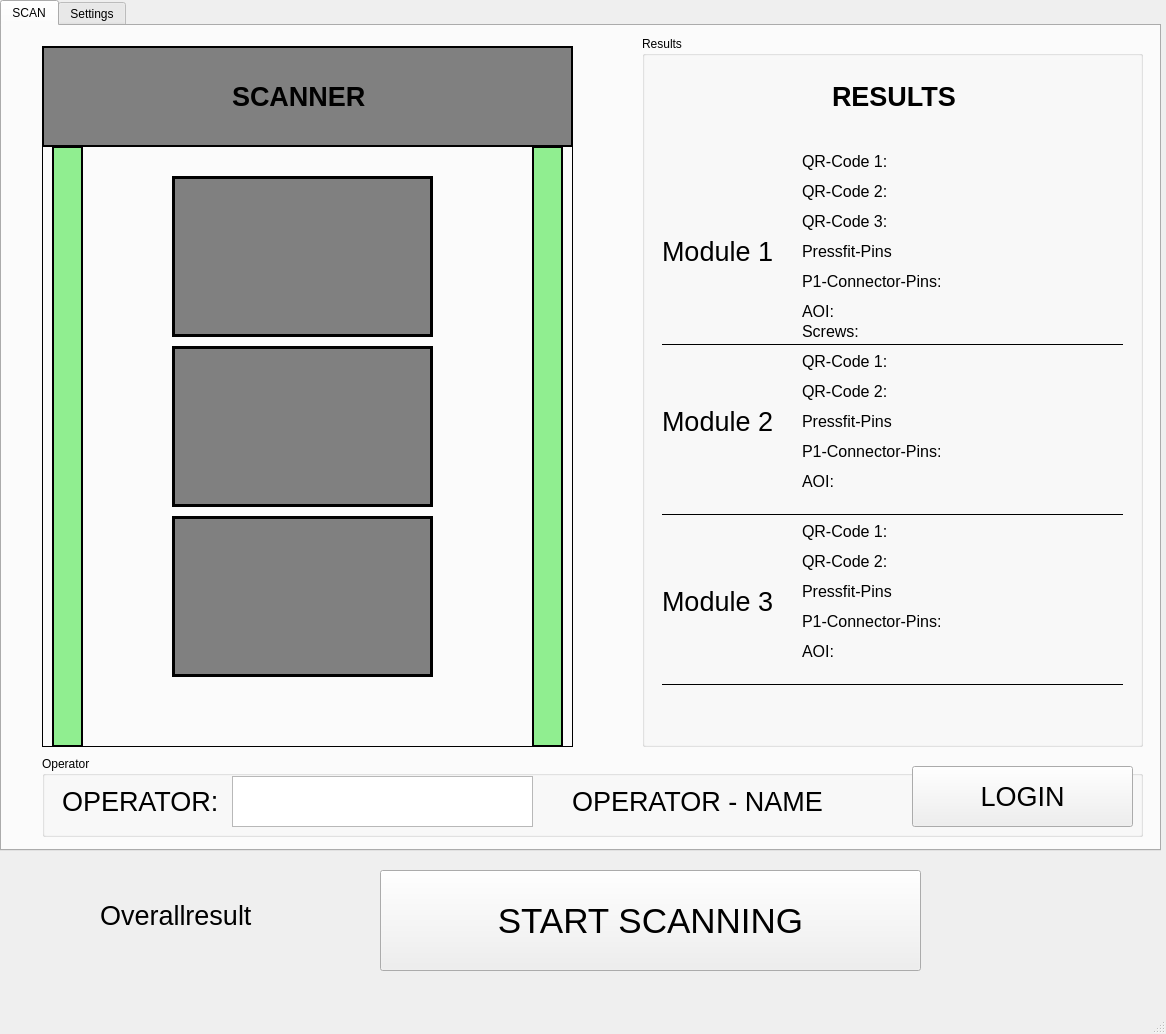
<?xml version="1.0" encoding="UTF-8"?>
<ui version="4.0">
 <class>MainWindow</class>
 <widget class="QMainWindow" name="MainWindow">
  <property name="geometry">
   <rect>
    <x>0</x>
    <y>0</y>
    <width>1166</width>
    <height>1034</height>
   </rect>
  </property>
  <property name="windowTitle">
   <string>Alpitronic ModuleSCAN</string>
  </property>
  <property name="styleSheet">
   <string notr="true"/>
  </property>
  <widget class="QWidget" name="centralwidget">
   <widget class="QTabWidget" name="tabWidget">
    <property name="geometry">
     <rect>
      <x>0</x>
      <y>0</y>
      <width>1161</width>
      <height>851</height>
     </rect>
    </property>
    <property name="currentIndex">
     <number>0</number>
    </property>
    <widget class="QWidget" name="tab_scan">
     <attribute name="title">
      <string>SCAN</string>
     </attribute>
     <widget class="QLabel" name="label_box_light_curtain_right">
      <property name="geometry">
       <rect>
        <x>530</x>
        <y>120</y>
        <width>31</width>
        <height>601</height>
       </rect>
      </property>
      <property name="styleSheet">
       <string notr="true">background-color: lightgreen
</string>
      </property>
      <property name="frameShape">
       <enum>QFrame::Box</enum>
      </property>
      <property name="lineWidth">
       <number>2</number>
      </property>
      <property name="text">
       <string/>
      </property>
     </widget>
     <widget class="QLabel" name="Camera_3">
      <property name="geometry">
       <rect>
        <x>170</x>
        <y>490</y>
        <width>261</width>
        <height>161</height>
       </rect>
      </property>
      <property name="font">
       <font>
        <pointsize>27</pointsize>
       </font>
      </property>
      <property name="styleSheet">
       <string notr="true">background-color: grey</string>
      </property>
      <property name="frameShape">
       <enum>QFrame::Box</enum>
      </property>
      <property name="lineWidth">
       <number>3</number>
      </property>
      <property name="text">
       <string/>
      </property>
      <property name="alignment">
       <set>Qt::AlignCenter</set>
      </property>
     </widget>
     <widget class="Line" name="line_3">
      <property name="geometry">
       <rect>
        <x>560</x>
        <y>120</y>
        <width>20</width>
        <height>601</height>
       </rect>
      </property>
      <property name="frameShadow">
       <enum>QFrame::Plain</enum>
      </property>
      <property name="orientation">
       <enum>Qt::Vertical</enum>
      </property>
     </widget>
     <widget class="Line" name="line_2">
      <property name="geometry">
       <rect>
        <x>30</x>
        <y>120</y>
        <width>20</width>
        <height>601</height>
       </rect>
      </property>
      <property name="frameShadow">
       <enum>QFrame::Plain</enum>
      </property>
      <property name="orientation">
       <enum>Qt::Vertical</enum>
      </property>
     </widget>
     <widget class="QLabel" name="label_box_Module_4">
      <property name="geometry">
       <rect>
        <x>40</x>
        <y>20</y>
        <width>531</width>
        <height>101</height>
       </rect>
      </property>
      <property name="styleSheet">
       <string notr="true">background-color: grey
</string>
      </property>
      <property name="frameShape">
       <enum>QFrame::Box</enum>
      </property>
      <property name="lineWidth">
       <number>2</number>
      </property>
      <property name="text">
       <string/>
      </property>
     </widget>
     <widget class="QLabel" name="label_box_light_curtain_left">
      <property name="geometry">
       <rect>
        <x>50</x>
        <y>120</y>
        <width>31</width>
        <height>601</height>
       </rect>
      </property>
      <property name="styleSheet">
       <string notr="true">background-color: lightgreen
</string>
      </property>
      <property name="frameShape">
       <enum>QFrame::Box</enum>
      </property>
      <property name="lineWidth">
       <number>2</number>
      </property>
      <property name="text">
       <string/>
      </property>
     </widget>
     <widget class="QLabel" name="Camera_1">
      <property name="geometry">
       <rect>
        <x>170</x>
        <y>150</y>
        <width>261</width>
        <height>161</height>
       </rect>
      </property>
      <property name="font">
       <font>
        <pointsize>27</pointsize>
       </font>
      </property>
      <property name="styleSheet">
       <string notr="true">background-color: grey</string>
      </property>
      <property name="frameShape">
       <enum>QFrame::Box</enum>
      </property>
      <property name="lineWidth">
       <number>3</number>
      </property>
      <property name="text">
       <string/>
      </property>
      <property name="alignment">
       <set>Qt::AlignCenter</set>
      </property>
     </widget>
     <widget class="QLabel" name="label_text_Scanner">
      <property name="enabled">
       <bool>true</bool>
      </property>
      <property name="geometry">
       <rect>
        <x>230</x>
        <y>60</y>
        <width>151</width>
        <height>21</height>
       </rect>
      </property>
      <property name="font">
       <font>
        <pointsize>20</pointsize>
        <weight>75</weight>
        <bold>true</bold>
       </font>
      </property>
      <property name="focusPolicy">
       <enum>Qt::NoFocus</enum>
      </property>
      <property name="text">
       <string>SCANNER</string>
      </property>
     </widget>
     <widget class="Line" name="line">
      <property name="geometry">
       <rect>
        <x>40</x>
        <y>710</y>
        <width>531</width>
        <height>21</height>
       </rect>
      </property>
      <property name="frameShadow">
       <enum>QFrame::Plain</enum>
      </property>
      <property name="orientation">
       <enum>Qt::Horizontal</enum>
      </property>
     </widget>
     <widget class="QLabel" name="Camera_2">
      <property name="geometry">
       <rect>
        <x>170</x>
        <y>320</y>
        <width>261</width>
        <height>161</height>
       </rect>
      </property>
      <property name="font">
       <font>
        <pointsize>27</pointsize>
       </font>
      </property>
      <property name="styleSheet">
       <string notr="true">background-color: grey</string>
      </property>
      <property name="frameShape">
       <enum>QFrame::Box</enum>
      </property>
      <property name="lineWidth">
       <number>3</number>
      </property>
      <property name="text">
       <string/>
      </property>
      <property name="alignment">
       <set>Qt::AlignCenter</set>
      </property>
     </widget>
     <widget class="QGroupBox" name="groupBox_result">
      <property name="geometry">
       <rect>
        <x>640</x>
        <y>10</y>
        <width>501</width>
        <height>711</height>
       </rect>
      </property>
      <property name="title">
       <string>Results</string>
      </property>
      <widget class="QLabel" name="label_text_result">
       <property name="enabled">
        <bool>true</bool>
       </property>
       <property name="geometry">
        <rect>
         <x>190</x>
         <y>50</y>
         <width>131</width>
         <height>21</height>
        </rect>
       </property>
       <property name="font">
        <font>
         <pointsize>20</pointsize>
         <weight>75</weight>
         <bold>true</bold>
        </font>
       </property>
       <property name="focusPolicy">
        <enum>Qt::NoFocus</enum>
       </property>
       <property name="text">
        <string>RESULTS</string>
       </property>
      </widget>
      <widget class="QLabel" name="label_text_Cam_2">
       <property name="geometry">
        <rect>
         <x>20</x>
         <y>200</y>
         <width>131</width>
         <height>31</height>
        </rect>
       </property>
       <property name="font">
        <font>
         <pointsize>20</pointsize>
        </font>
       </property>
       <property name="text">
        <string>Module 1</string>
       </property>
      </widget>
      <widget class="QLabel" name="label_text_Cam_3">
       <property name="geometry">
        <rect>
         <x>20</x>
         <y>370</y>
         <width>131</width>
         <height>31</height>
        </rect>
       </property>
       <property name="font">
        <font>
         <pointsize>20</pointsize>
        </font>
       </property>
       <property name="text">
        <string>Module 2</string>
       </property>
      </widget>
      <widget class="QLabel" name="label_text_Cam_4">
       <property name="geometry">
        <rect>
         <x>20</x>
         <y>550</y>
         <width>131</width>
         <height>31</height>
        </rect>
       </property>
       <property name="font">
        <font>
         <pointsize>20</pointsize>
        </font>
       </property>
       <property name="text">
        <string>Module 3</string>
       </property>
      </widget>
      <widget class="QLabel" name="label_text_qr">
       <property name="geometry">
        <rect>
         <x>160</x>
         <y>110</y>
         <width>91</width>
         <height>31</height>
        </rect>
       </property>
       <property name="font">
        <font>
         <pointsize>12</pointsize>
        </font>
       </property>
       <property name="text">
        <string>QR-Code 1:</string>
       </property>
      </widget>
      <widget class="QLabel" name="label_text_qr_2">
       <property name="geometry">
        <rect>
         <x>160</x>
         <y>140</y>
         <width>91</width>
         <height>31</height>
        </rect>
       </property>
       <property name="font">
        <font>
         <pointsize>12</pointsize>
        </font>
       </property>
       <property name="text">
        <string>QR-Code 2:</string>
       </property>
      </widget>
      <widget class="QLabel" name="label_text_qr_3">
       <property name="geometry">
        <rect>
         <x>160</x>
         <y>200</y>
         <width>91</width>
         <height>31</height>
        </rect>
       </property>
       <property name="font">
        <font>
         <pointsize>12</pointsize>
        </font>
       </property>
       <property name="text">
        <string>Pressfit-Pins:</string>
       </property>
      </widget>
      <widget class="QLabel" name="label_text_qr_4">
       <property name="geometry">
        <rect>
         <x>160</x>
         <y>230</y>
         <width>151</width>
         <height>31</height>
        </rect>
       </property>
       <property name="font">
        <font>
         <pointsize>12</pointsize>
        </font>
       </property>
       <property name="text">
        <string>P1-Connector-Pins:</string>
       </property>
      </widget>
      <widget class="QLabel" name="label_text_qr_5">
       <property name="geometry">
        <rect>
         <x>160</x>
         <y>260</y>
         <width>91</width>
         <height>31</height>
        </rect>
       </property>
       <property name="font">
        <font>
         <pointsize>12</pointsize>
        </font>
       </property>
       <property name="text">
        <string>AOI:</string>
       </property>
      </widget>
      <widget class="Line" name="line_4">
       <property name="geometry">
        <rect>
         <x>20</x>
         <y>300</y>
         <width>461</width>
         <height>16</height>
        </rect>
       </property>
       <property name="frameShadow">
        <enum>QFrame::Plain</enum>
       </property>
       <property name="orientation">
        <enum>Qt::Horizontal</enum>
       </property>
      </widget>
      <widget class="QLabel" name="label_text_qr_6">
       <property name="geometry">
        <rect>
         <x>160</x>
         <y>310</y>
         <width>91</width>
         <height>31</height>
        </rect>
       </property>
       <property name="font">
        <font>
         <pointsize>12</pointsize>
        </font>
       </property>
       <property name="text">
        <string>QR-Code 1:</string>
       </property>
      </widget>
      <widget class="Line" name="line_5">
       <property name="geometry">
        <rect>
         <x>20</x>
         <y>470</y>
         <width>461</width>
         <height>16</height>
        </rect>
       </property>
       <property name="frameShadow">
        <enum>QFrame::Plain</enum>
       </property>
       <property name="orientation">
        <enum>Qt::Horizontal</enum>
       </property>
      </widget>
      <widget class="QLabel" name="label_text_qr_7">
       <property name="geometry">
        <rect>
         <x>160</x>
         <y>370</y>
         <width>91</width>
         <height>31</height>
        </rect>
       </property>
       <property name="font">
        <font>
         <pointsize>12</pointsize>
        </font>
       </property>
       <property name="text">
        <string>Pressfit-Pins:</string>
       </property>
      </widget>
      <widget class="QLabel" name="label_text_qr_8">
       <property name="geometry">
        <rect>
         <x>160</x>
         <y>400</y>
         <width>151</width>
         <height>31</height>
        </rect>
       </property>
       <property name="font">
        <font>
         <pointsize>12</pointsize>
        </font>
       </property>
       <property name="text">
        <string>P1-Connector-Pins:</string>
       </property>
      </widget>
      <widget class="QLabel" name="label_text_qr_9">
       <property name="geometry">
        <rect>
         <x>160</x>
         <y>340</y>
         <width>91</width>
         <height>31</height>
        </rect>
       </property>
       <property name="font">
        <font>
         <pointsize>12</pointsize>
        </font>
       </property>
       <property name="text">
        <string>QR-Code 2:</string>
       </property>
      </widget>
      <widget class="QLabel" name="label_text_qr_10">
       <property name="geometry">
        <rect>
         <x>160</x>
         <y>430</y>
         <width>91</width>
         <height>31</height>
        </rect>
       </property>
       <property name="font">
        <font>
         <pointsize>12</pointsize>
        </font>
       </property>
       <property name="text">
        <string>AOI:</string>
       </property>
      </widget>
      <widget class="QLabel" name="label_text_qr_11">
       <property name="geometry">
        <rect>
         <x>160</x>
         <y>480</y>
         <width>91</width>
         <height>31</height>
        </rect>
       </property>
       <property name="font">
        <font>
         <pointsize>12</pointsize>
        </font>
       </property>
       <property name="text">
        <string>QR-Code 1:</string>
       </property>
      </widget>
      <widget class="Line" name="line_6">
       <property name="geometry">
        <rect>
         <x>20</x>
         <y>640</y>
         <width>461</width>
         <height>16</height>
        </rect>
       </property>
       <property name="frameShadow">
        <enum>QFrame::Plain</enum>
       </property>
       <property name="orientation">
        <enum>Qt::Horizontal</enum>
       </property>
      </widget>
      <widget class="QLabel" name="label_text_qr_12">
       <property name="geometry">
        <rect>
         <x>160</x>
         <y>540</y>
         <width>91</width>
         <height>31</height>
        </rect>
       </property>
       <property name="font">
        <font>
         <pointsize>12</pointsize>
        </font>
       </property>
       <property name="text">
        <string>Pressfit-Pins:</string>
       </property>
      </widget>
      <widget class="QLabel" name="label_text_qr_13">
       <property name="geometry">
        <rect>
         <x>160</x>
         <y>570</y>
         <width>151</width>
         <height>31</height>
        </rect>
       </property>
       <property name="font">
        <font>
         <pointsize>12</pointsize>
        </font>
       </property>
       <property name="text">
        <string>P1-Connector-Pins:</string>
       </property>
      </widget>
      <widget class="QLabel" name="label_text_qr_14">
       <property name="geometry">
        <rect>
         <x>160</x>
         <y>510</y>
         <width>91</width>
         <height>31</height>
        </rect>
       </property>
       <property name="font">
        <font>
         <pointsize>12</pointsize>
        </font>
       </property>
       <property name="text">
        <string>QR-Code 2:</string>
       </property>
      </widget>
      <widget class="QLabel" name="label_text_qr_15">
       <property name="geometry">
        <rect>
         <x>160</x>
         <y>600</y>
         <width>91</width>
         <height>31</height>
        </rect>
       </property>
       <property name="font">
        <font>
         <pointsize>12</pointsize>
        </font>
       </property>
       <property name="text">
        <string>AOI:</string>
       </property>
      </widget>
      <widget class="QLabel" name="label_text_qr_16">
       <property name="geometry">
        <rect>
         <x>160</x>
         <y>170</y>
         <width>91</width>
         <height>31</height>
        </rect>
       </property>
       <property name="font">
        <font>
         <pointsize>12</pointsize>
        </font>
       </property>
       <property name="text">
        <string>QR-Code 3:</string>
       </property>
      </widget>
      <widget class="QLabel" name="label_text_qr_17">
       <property name="geometry">
        <rect>
         <x>160</x>
         <y>280</y>
         <width>91</width>
         <height>31</height>
        </rect>
       </property>
       <property name="font">
        <font>
         <pointsize>12</pointsize>
        </font>
       </property>
       <property name="text">
        <string>Screws:</string>
       </property>
      </widget>
     </widget>
     <widget class="QGroupBox" name="groupBox_operator">
      <property name="geometry">
       <rect>
        <x>40</x>
        <y>730</y>
        <width>1101</width>
        <height>81</height>
       </rect>
      </property>
      <property name="title">
       <string>Operator</string>
      </property>
      <widget class="QPushButton" name="pushButton_LOGIN_LOGOUT">
       <property name="geometry">
        <rect>
         <x>870</x>
         <y>10</y>
         <width>221</width>
         <height>61</height>
        </rect>
       </property>
       <property name="font">
        <font>
         <pointsize>20</pointsize>
        </font>
       </property>
       <property name="text">
        <string>LOGIN</string>
       </property>
      </widget>
      <widget class="QLabel" name="label_text_WorkerID">
       <property name="geometry">
        <rect>
         <x>20</x>
         <y>30</y>
         <width>251</width>
         <height>31</height>
        </rect>
       </property>
       <property name="font">
        <font>
         <pointsize>20</pointsize>
        </font>
       </property>
       <property name="text">
        <string>OPERATOR:</string>
       </property>
      </widget>
      <widget class="QPlainTextEdit" name="plainTextEdit_operator">
       <property name="geometry">
        <rect>
         <x>190</x>
         <y>20</y>
         <width>301</width>
         <height>51</height>
        </rect>
       </property>
       <property name="font">
        <font>
         <pointsize>20</pointsize>
        </font>
       </property>
      </widget>
      <widget class="QLabel" name="label_text_WorkerName">
       <property name="geometry">
        <rect>
         <x>530</x>
         <y>30</y>
         <width>341</width>
         <height>31</height>
        </rect>
       </property>
       <property name="font">
        <font>
         <pointsize>20</pointsize>
        </font>
       </property>
       <property name="text">
        <string>OPERATOR - NAME</string>
       </property>
      </widget>
     </widget>
    </widget>
    <widget class="QWidget" name="tab_settings">
     <attribute name="title">
      <string>Settings</string>
     </attribute>
     <widget class="QGroupBox" name="groupBox_liveview">
      <property name="geometry">
       <rect>
        <x>680</x>
        <y>20</y>
        <width>441</width>
        <height>711</height>
       </rect>
      </property>
      <property name="title">
       <string>Live view</string>
      </property>
      <widget class="QLabel" name="label_text_system">
       <property name="enabled">
        <bool>true</bool>
       </property>
       <property name="geometry">
        <rect>
         <x>100</x>
         <y>40</y>
         <width>121</width>
         <height>21</height>
        </rect>
       </property>
       <property name="font">
        <font>
         <pointsize>20</pointsize>
         <weight>75</weight>
         <bold>true</bold>
        </font>
       </property>
       <property name="focusPolicy">
        <enum>Qt::NoFocus</enum>
       </property>
       <property name="text">
        <string>SYSTEM</string>
       </property>
      </widget>
      <widget class="QLabel" name="label_text_Cam_1">
       <property name="geometry">
        <rect>
         <x>20</x>
         <y>110</y>
         <width>131</width>
         <height>31</height>
        </rect>
       </property>
       <property name="font">
        <font>
         <pointsize>20</pointsize>
        </font>
       </property>
       <property name="text">
        <string>Camera 1:</string>
       </property>
      </widget>
      <widget class="QLabel" name="label_text_Cam1">
       <property name="geometry">
        <rect>
         <x>20</x>
         <y>150</y>
         <width>131</width>
         <height>31</height>
        </rect>
       </property>
       <property name="font">
        <font>
         <pointsize>20</pointsize>
        </font>
       </property>
       <property name="text">
        <string>Camera 2:</string>
       </property>
      </widget>
      <widget class="QLabel" name="label_text_Cam1_2">
       <property name="geometry">
        <rect>
         <x>20</x>
         <y>190</y>
         <width>131</width>
         <height>31</height>
        </rect>
       </property>
       <property name="font">
        <font>
         <pointsize>20</pointsize>
        </font>
       </property>
       <property name="text">
        <string>Camera 3:</string>
       </property>
      </widget>
      <widget class="QLabel" name="label_text_Cam1_4">
       <property name="geometry">
        <rect>
         <x>20</x>
         <y>270</y>
         <width>181</width>
         <height>31</height>
        </rect>
       </property>
       <property name="font">
        <font>
         <pointsize>20</pointsize>
        </font>
       </property>
       <property name="text">
        <string>Network 1:</string>
       </property>
      </widget>
      <widget class="QLabel" name="label_text_Cam1_5">
       <property name="geometry">
        <rect>
         <x>20</x>
         <y>310</y>
         <width>181</width>
         <height>31</height>
        </rect>
       </property>
       <property name="font">
        <font>
         <pointsize>20</pointsize>
        </font>
       </property>
       <property name="text">
        <string>Network 2:</string>
       </property>
      </widget>
      <widget class="QLabel" name="label_text_Cam1_6">
       <property name="geometry">
        <rect>
         <x>20</x>
         <y>350</y>
         <width>181</width>
         <height>31</height>
        </rect>
       </property>
       <property name="font">
        <font>
         <pointsize>20</pointsize>
        </font>
       </property>
       <property name="text">
        <string>Control-Unit:</string>
       </property>
      </widget>
      <widget class="QLabel" name="label_text_Cam1_7">
       <property name="geometry">
        <rect>
         <x>20</x>
         <y>390</y>
         <width>181</width>
         <height>31</height>
        </rect>
       </property>
       <property name="font">
        <font>
         <pointsize>20</pointsize>
        </font>
       </property>
       <property name="text">
        <string>Light Curtain:</string>
       </property>
      </widget>
      <widget class="QLabel" name="label_text_Cam1_8">
       <property name="geometry">
        <rect>
         <x>20</x>
         <y>430</y>
         <width>181</width>
         <height>31</height>
        </rect>
       </property>
       <property name="font">
        <font>
         <pointsize>20</pointsize>
        </font>
       </property>
       <property name="text">
        <string>Linear Axis:</string>
       </property>
      </widget>
      <widget class="QLabel" name="label_text_Cam1_3">
       <property name="geometry">
        <rect>
         <x>20</x>
         <y>230</y>
         <width>181</width>
         <height>31</height>
        </rect>
       </property>
       <property name="font">
        <font>
         <pointsize>20</pointsize>
        </font>
       </property>
       <property name="text">
        <string>Laser-Scanner:</string>
       </property>
      </widget>
      <widget class="QLabel" name="label_text_Cam1_OK">
       <property name="geometry">
        <rect>
         <x>390</x>
         <y>110</y>
         <width>41</width>
         <height>31</height>
        </rect>
       </property>
       <property name="font">
        <font>
         <pointsize>20</pointsize>
        </font>
       </property>
       <property name="styleSheet">
        <string notr="true">background color: lightgreen</string>
       </property>
       <property name="text">
        <string>OK</string>
       </property>
      </widget>
      <widget class="QLabel" name="label_text_Cam2_OK">
       <property name="geometry">
        <rect>
         <x>390</x>
         <y>150</y>
         <width>41</width>
         <height>31</height>
        </rect>
       </property>
       <property name="font">
        <font>
         <pointsize>20</pointsize>
        </font>
       </property>
       <property name="text">
        <string>OK</string>
       </property>
      </widget>
      <widget class="QLabel" name="label_text_Cam3_OK">
       <property name="geometry">
        <rect>
         <x>390</x>
         <y>190</y>
         <width>41</width>
         <height>31</height>
        </rect>
       </property>
       <property name="font">
        <font>
         <pointsize>20</pointsize>
        </font>
       </property>
       <property name="text">
        <string>OK</string>
       </property>
      </widget>
      <widget class="QLabel" name="label_text_laserscanner_OK">
       <property name="geometry">
        <rect>
         <x>390</x>
         <y>230</y>
         <width>41</width>
         <height>31</height>
        </rect>
       </property>
       <property name="font">
        <font>
         <pointsize>20</pointsize>
        </font>
       </property>
       <property name="text">
        <string>OK</string>
       </property>
      </widget>
      <widget class="QLabel" name="label_text_Network_OK">
       <property name="geometry">
        <rect>
         <x>390</x>
         <y>270</y>
         <width>41</width>
         <height>31</height>
        </rect>
       </property>
       <property name="font">
        <font>
         <pointsize>20</pointsize>
        </font>
       </property>
       <property name="text">
        <string>OK</string>
       </property>
      </widget>
      <widget class="QLabel" name="label_text_Network2_OK">
       <property name="geometry">
        <rect>
         <x>390</x>
         <y>310</y>
         <width>41</width>
         <height>31</height>
        </rect>
       </property>
       <property name="font">
        <font>
         <pointsize>20</pointsize>
        </font>
       </property>
       <property name="text">
        <string>OK</string>
       </property>
      </widget>
      <widget class="QLabel" name="label_text_ControlUnit_OK">
       <property name="geometry">
        <rect>
         <x>390</x>
         <y>350</y>
         <width>41</width>
         <height>31</height>
        </rect>
       </property>
       <property name="font">
        <font>
         <pointsize>20</pointsize>
        </font>
       </property>
       <property name="text">
        <string>OK</string>
       </property>
      </widget>
      <widget class="QLabel" name="label_text_LightCurtain_OK">
       <property name="geometry">
        <rect>
         <x>390</x>
         <y>390</y>
         <width>41</width>
         <height>31</height>
        </rect>
       </property>
       <property name="font">
        <font>
         <pointsize>20</pointsize>
        </font>
       </property>
       <property name="text">
        <string>OK</string>
       </property>
      </widget>
      <widget class="QLabel" name="label_text_LinearAxis_OK_2">
       <property name="geometry">
        <rect>
         <x>390</x>
         <y>430</y>
         <width>41</width>
         <height>31</height>
        </rect>
       </property>
       <property name="font">
        <font>
         <pointsize>20</pointsize>
        </font>
       </property>
       <property name="text">
        <string>OK</string>
       </property>
      </widget>
      <widget class="QLabel" name="label_text_Cam1_9">
       <property name="geometry">
        <rect>
         <x>20</x>
         <y>470</y>
         <width>241</width>
         <height>31</height>
        </rect>
       </property>
       <property name="font">
        <font>
         <pointsize>20</pointsize>
        </font>
       </property>
       <property name="text">
        <string>Flashlight System 1:</string>
       </property>
      </widget>
      <widget class="QLabel" name="label_text_Cam1_10">
       <property name="geometry">
        <rect>
         <x>20</x>
         <y>510</y>
         <width>241</width>
         <height>31</height>
        </rect>
       </property>
       <property name="font">
        <font>
         <pointsize>20</pointsize>
        </font>
       </property>
       <property name="text">
        <string>Flashlight System 2:</string>
       </property>
      </widget>
      <widget class="QLabel" name="label_text_Cam1_11">
       <property name="geometry">
        <rect>
         <x>20</x>
         <y>550</y>
         <width>251</width>
         <height>31</height>
        </rect>
       </property>
       <property name="font">
        <font>
         <pointsize>20</pointsize>
        </font>
       </property>
       <property name="text">
        <string>Flashlight System 3:</string>
       </property>
      </widget>
      <widget class="QLabel" name="label_text_Flashlight1_OK">
       <property name="geometry">
        <rect>
         <x>390</x>
         <y>470</y>
         <width>41</width>
         <height>31</height>
        </rect>
       </property>
       <property name="font">
        <font>
         <pointsize>20</pointsize>
        </font>
       </property>
       <property name="text">
        <string>OK</string>
       </property>
      </widget>
      <widget class="QLabel" name="label_text_Flashlight2_OK">
       <property name="geometry">
        <rect>
         <x>390</x>
         <y>510</y>
         <width>41</width>
         <height>31</height>
        </rect>
       </property>
       <property name="font">
        <font>
         <pointsize>20</pointsize>
        </font>
       </property>
       <property name="text">
        <string>OK</string>
       </property>
      </widget>
      <widget class="QLabel" name="label_text_Flashlight3_OK">
       <property name="geometry">
        <rect>
         <x>390</x>
         <y>550</y>
         <width>41</width>
         <height>31</height>
        </rect>
       </property>
       <property name="font">
        <font>
         <pointsize>20</pointsize>
        </font>
       </property>
       <property name="text">
        <string>OK</string>
       </property>
      </widget>
      <widget class="QLabel" name="label_text_SerialNumber">
       <property name="geometry">
        <rect>
         <x>20</x>
         <y>590</y>
         <width>251</width>
         <height>31</height>
        </rect>
       </property>
       <property name="font">
        <font>
         <pointsize>20</pointsize>
        </font>
       </property>
       <property name="text">
        <string>Serial Number:</string>
       </property>
      </widget>
      <widget class="QLabel" name="label_SerialNumber_Testsystem">
       <property name="geometry">
        <rect>
         <x>280</x>
         <y>590</y>
         <width>151</width>
         <height>31</height>
        </rect>
       </property>
       <property name="font">
        <font>
         <pointsize>20</pointsize>
        </font>
       </property>
       <property name="text">
        <string>22VMMS001</string>
       </property>
      </widget>
      <widget class="QLabel" name="label_text_SerialNumber_2">
       <property name="geometry">
        <rect>
         <x>20</x>
         <y>630</y>
         <width>251</width>
         <height>31</height>
        </rect>
       </property>
       <property name="font">
        <font>
         <pointsize>20</pointsize>
        </font>
       </property>
       <property name="text">
        <string>HW-Version:</string>
       </property>
      </widget>
      <widget class="QLabel" name="label_text_SerialNumber_3">
       <property name="geometry">
        <rect>
         <x>20</x>
         <y>670</y>
         <width>251</width>
         <height>31</height>
        </rect>
       </property>
       <property name="font">
        <font>
         <pointsize>20</pointsize>
        </font>
       </property>
       <property name="text">
        <string>SW-Version:</string>
       </property>
      </widget>
      <widget class="QLabel" name="label_text_Flashlight3_OK_2">
       <property name="geometry">
        <rect>
         <x>390</x>
         <y>630</y>
         <width>41</width>
         <height>31</height>
        </rect>
       </property>
       <property name="font">
        <font>
         <pointsize>20</pointsize>
        </font>
       </property>
       <property name="text">
        <string>1.2</string>
       </property>
      </widget>
      <widget class="QLabel" name="label_text_Flashlight3_OK_3">
       <property name="geometry">
        <rect>
         <x>390</x>
         <y>670</y>
         <width>41</width>
         <height>31</height>
        </rect>
       </property>
       <property name="font">
        <font>
         <pointsize>20</pointsize>
        </font>
       </property>
       <property name="text">
        <string>1.7</string>
       </property>
      </widget>
     </widget>
     <widget class="QGroupBox" name="groupBox_settings">
      <property name="geometry">
       <rect>
        <x>30</x>
        <y>20</y>
        <width>621</width>
        <height>711</height>
       </rect>
      </property>
      <property name="title">
       <string>Settings</string>
      </property>
      <widget class="QLabel" name="label_text_Settings">
       <property name="enabled">
        <bool>true</bool>
       </property>
       <property name="geometry">
        <rect>
         <x>70</x>
         <y>40</y>
         <width>151</width>
         <height>21</height>
        </rect>
       </property>
       <property name="font">
        <font>
         <pointsize>20</pointsize>
         <weight>75</weight>
         <bold>true</bold>
        </font>
       </property>
       <property name="focusPolicy">
        <enum>Qt::NoFocus</enum>
       </property>
       <property name="text">
        <string>SETTINGS</string>
       </property>
      </widget>
      <widget class="QCheckBox" name="checkBox">
       <property name="geometry">
        <rect>
         <x>10</x>
         <y>110</y>
         <width>271</width>
         <height>31</height>
        </rect>
       </property>
       <property name="font">
        <font>
         <pointsize>20</pointsize>
        </font>
       </property>
       <property name="text">
        <string>SCANNING MODUL 1</string>
       </property>
       <property name="checked">
        <bool>true</bool>
       </property>
      </widget>
      <widget class="QCheckBox" name="checkBox_3">
       <property name="geometry">
        <rect>
         <x>10</x>
         <y>190</y>
         <width>271</width>
         <height>31</height>
        </rect>
       </property>
       <property name="font">
        <font>
         <pointsize>20</pointsize>
        </font>
       </property>
       <property name="text">
        <string>SCANNING MODUL 3</string>
       </property>
       <property name="checked">
        <bool>true</bool>
       </property>
      </widget>
      <widget class="QCheckBox" name="checkBox_2">
       <property name="geometry">
        <rect>
         <x>10</x>
         <y>150</y>
         <width>271</width>
         <height>31</height>
        </rect>
       </property>
       <property name="font">
        <font>
         <pointsize>20</pointsize>
        </font>
       </property>
       <property name="text">
        <string>SCANNING MODUL 2</string>
       </property>
       <property name="checked">
        <bool>true</bool>
       </property>
      </widget>
      <widget class="QPushButton" name="btn_update_settings">
       <property name="geometry">
        <rect>
         <x>20</x>
         <y>630</y>
         <width>581</width>
         <height>71</height>
        </rect>
       </property>
       <property name="font">
        <font>
         <pointsize>20</pointsize>
        </font>
       </property>
       <property name="text">
        <string>Update settings</string>
       </property>
      </widget>
      <widget class="QCheckBox" name="checkBox_update_DB">
       <property name="geometry">
        <rect>
         <x>10</x>
         <y>390</y>
         <width>271</width>
         <height>31</height>
        </rect>
       </property>
       <property name="font">
        <font>
         <pointsize>20</pointsize>
        </font>
       </property>
       <property name="text">
        <string>UPDATE DATABASE</string>
       </property>
       <property name="checked">
        <bool>true</bool>
       </property>
      </widget>
      <widget class="QCheckBox" name="checkBox_check_screw">
       <property name="geometry">
        <rect>
         <x>10</x>
         <y>290</y>
         <width>271</width>
         <height>31</height>
        </rect>
       </property>
       <property name="font">
        <font>
         <pointsize>20</pointsize>
        </font>
       </property>
       <property name="text">
        <string>CHECK SCREWS</string>
       </property>
       <property name="checked">
        <bool>true</bool>
       </property>
      </widget>
      <widget class="QLabel" name="label_text_ModulePressID">
       <property name="geometry">
        <rect>
         <x>330</x>
         <y>220</y>
         <width>251</width>
         <height>31</height>
        </rect>
       </property>
       <property name="font">
        <font>
         <pointsize>20</pointsize>
        </font>
       </property>
       <property name="text">
        <string>MODULE PRESS:</string>
       </property>
      </widget>
      <widget class="QLabel" name="label_text_Testlocation">
       <property name="geometry">
        <rect>
         <x>330</x>
         <y>330</y>
         <width>251</width>
         <height>31</height>
        </rect>
       </property>
       <property name="font">
        <font>
         <pointsize>20</pointsize>
        </font>
       </property>
       <property name="text">
        <string>TEST LOCATION:</string>
       </property>
      </widget>
      <widget class="QLineEdit" name="test_location">
       <property name="geometry">
        <rect>
         <x>330</x>
         <y>370</y>
         <width>231</width>
         <height>51</height>
        </rect>
       </property>
       <property name="font">
        <font>
         <pointsize>24</pointsize>
        </font>
       </property>
       <property name="text">
        <string/>
       </property>
      </widget>
      <widget class="QLineEdit" name="module_press">
       <property name="geometry">
        <rect>
         <x>330</x>
         <y>260</y>
         <width>231</width>
         <height>51</height>
        </rect>
       </property>
       <property name="font">
        <font>
         <pointsize>24</pointsize>
        </font>
       </property>
      </widget>
     </widget>
    </widget>
   </widget>
   <widget class="QPushButton" name="pushButton_START">
    <property name="geometry">
     <rect>
      <x>380</x>
      <y>870</y>
      <width>541</width>
      <height>101</height>
     </rect>
    </property>
    <property name="font">
     <font>
      <pointsize>26</pointsize>
     </font>
    </property>
    <property name="text">
     <string>START SCANNING</string>
    </property>
   </widget>
   <widget class="QLabel" name="label_result_overall">
    <property name="geometry">
     <rect>
      <x>100</x>
      <y>900</y>
      <width>161</width>
      <height>31</height>
     </rect>
    </property>
    <property name="font">
     <font>
      <pointsize>20</pointsize>
     </font>
    </property>
    <property name="text">
     <string>Overallresult</string>
    </property>
   </widget>
  </widget>
  <widget class="QMenuBar" name="menubar">
   <property name="geometry">
    <rect>
     <x>0</x>
     <y>0</y>
     <width>1166</width>
     <height>21</height>
    </rect>
   </property>
  </widget>
  <widget class="QStatusBar" name="statusbar"/>
 </widget>
 <resources/>
 <connections/>
</ui>
